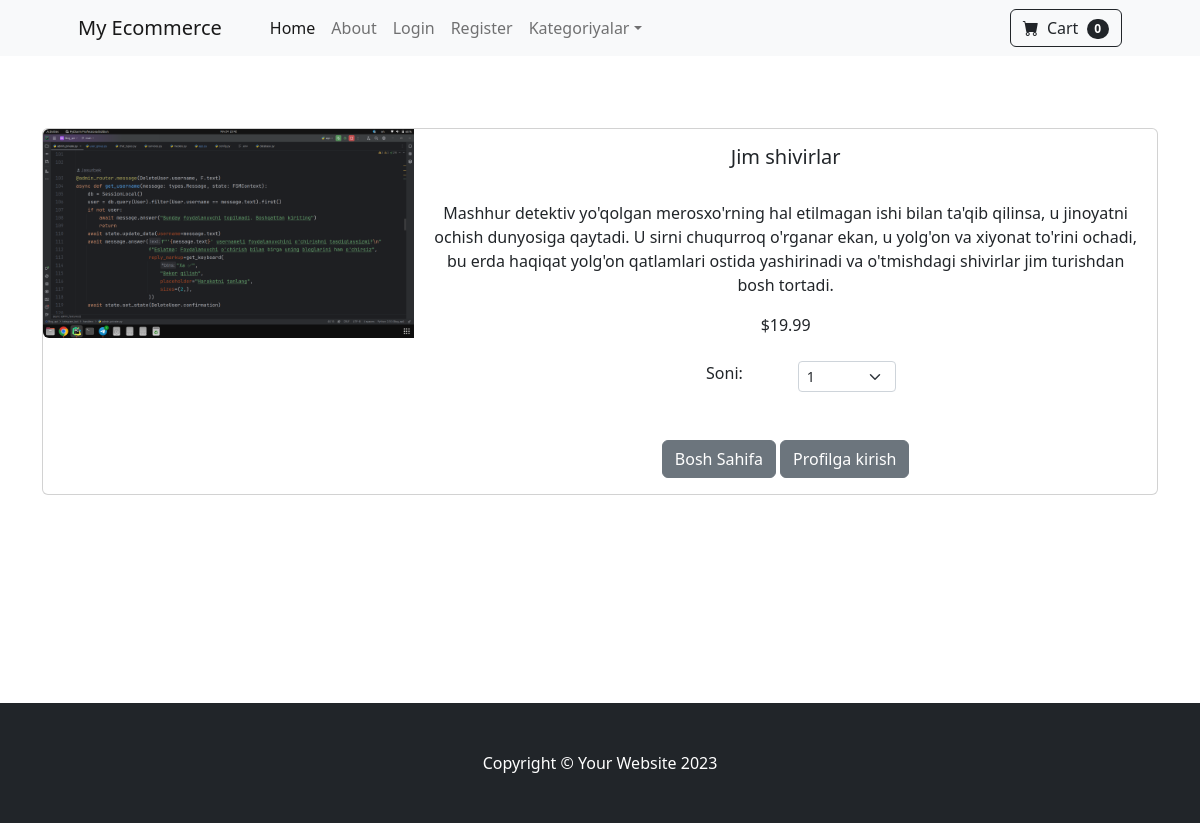
The page /product/6/ on the database its author committed.
### store/models.py (models this page shows, shortened)
class Product(models.Model):
    name = models.CharField(max_length=100)
    price = models.DecimalField(max_digits=6, decimal_places=2, default=0)
    category = models.ForeignKey(Category, on_delete=models.CASCADE, default=1)
    description = models.TextField(default="", blank=True, null=True)
    image = models.ImageField(upload_to='uploads/product/')
    is_sale = models.BooleanField(default=False)
    sale_price = models.DecimalField(max_digits=6, decimal_places=2, default=0)

### store/views.py (the view)
# urls.py: path('product/<int:pk>/', views.product, name='product'),
def product(request, pk):
    product = Product.objects.get(id=pk)
    return render(request, 'product.html', {'product': product})

### cart/cart.py (called while the page is built)
    def __len__(self):
        return len(self.cart)

### cart/context_processors.py (called while the page is built)
def cart(request):
    return {'cart': Cart(request)}

### store/templates/product.html (shortened to what this page needs)
{% extends 'base.html' %}
{% block content %}
    <br/>
    <br/>
    <br/>
    <div class="container">
        <div class="card mb-3">
            <div class="row g-0">
                <div class="col-md-4">
                    <img src="{{ product.image.url }}" class="img-fluid rounded-start" alt="...">
                </div>
                <div class="col-md-8">
                    <div class="card-body">
                        <center>
                            <h5 class="card-title">{{ product.name }}</h5>
                            <br/>
                            <p class="card-text justified">{{ product.description }}</p>
                            {% if product.is_sale %}
                                <div class="d-flex justify-content-center small text-warning mb-2">
                                    <div class="bi-star-fill"></div>
                                    &nbsp;&nbsp;Sotildi!&nbsp;&nbsp;
                                    <div class="bi-star-fill"></div>
                                </div>
                                <strike>
                                    ${{ product.price }}
                                </strike>
                                &nbsp;
                                ${{ product.sale_price }}
                            {% else %}
                                ${{ product.price }}
                            {% endif %}
                            <br/><br/>
                            <div class="row justify-content-center">
                                <div class="col-md-2">Soni:</div>
                                <div class="col-md-2">
                                    <select class="form-select form-select-sm" id="qty-cart">
                                        <option value="1">1</option>
                                    </select>
                                </div>
                            </div>
                            <br/><br/>
                            <a href="{% url 'home' %}" class="btn btn-secondary">Bosh Sahifa</a>
                            {% if not user.is_authenticated %}
                                {% if not product.is_sale %}
                                    <a href="{% url 'login' %}" class="btn btn-secondary">Profilga kirish</a>
                                {% endif %}
                            {% else %}
                                <button type="button" value="{{ product.id }}" class="btn btn-secondary"
                                        id="add-cart">Savatga qo'shish
                                </button>
                            {% endif %}
                        </center>
                    </div>
                </div>
            </div>
        </div>
    </div>
    <br/><br/>
    <br/><br/>
    <br/><br/>
    <br/><br/>
{% endblock %}

### rows shown on the page
Product: image (picture), name "Jim shivirlar", description "Mashhur detektiv yo'qolgan merosxo'rning hal etilmagan ishi bilan ta'qib qilinsa, u jinoyatni ochish dunyosiga qaytadi. U sirni chuqurroq o'rganar ekan, u yolg'on va xiyonat to'rini ochadi, bu erda haqiqat yolg'on qatlamlari ostida yashirinadi va o'tmishdagi shivirlar jim turishdan bosh tortadi.", price "19.99"

### other values the page prints
{{ cart|length }} "0"
